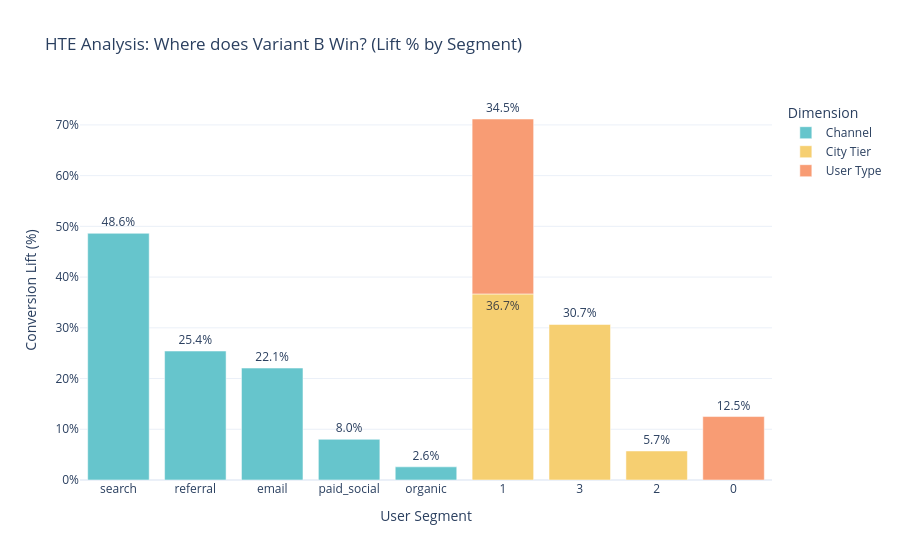

Notebook source saved alongside this figure:
### Code cell
# 1. Prepare the data for the chart
# We filter for positive lifts to show the 'Winners' clearly
plot_hte = df_hte.copy()
plot_hte['Lift %'] = plot_hte['Lift'] * 100

# 2. Create the Bar Chart
fig_hte = px.bar(
    plot_hte, 
    x='Segment', 
    y='Lift %', 
    color='Dimension',
    text='Lift %',
    title="HTE Analysis: Where does Variant B Win? (Lift % by Segment)",
    labels={'Lift %': 'Conversion Lift (%)'},
    color_discrete_sequence=px.colors.qualitative.Pastel
)

# 3. Format the chart
fig_hte.update_traces(texttemplate='%{text:.1f}%', textposition='outside')
fig_hte.update_layout(
    yaxis_ticksuffix="%", 
    xaxis_title="User Segment",
    uniformtext_minsize=8, 
    uniformtext_mode='hide',
    template='plotly_white'
)

fig_hte.show()

### Figure 1 — Plotly figure (JSON) as saved in the notebook; plotly's stock layout.template omitted (floating-point values rounded to 4 significant figures)
{"data": [{"hovertemplate": "Dimension=Channel<br>Segment=%{x}<br>Conversion Lift (%)=%{text}<extra></extra>", "legendgroup": "Channel", "marker": {"color": "rgb(102, 197, 204)", "pattern": {"shape": ""}}, "name": "Channel", "orientation": "v", "showlegend": true, "text": [48.63, 25.42, 22.07, 8.019, 2.595], "textposition": "outside", "texttemplate": "%{text:.1f}%", "type": "bar", "x": ["search", "referral", "email", "paid_social", "organic"], "xaxis": "x", "y": [48.63, 25.42, 22.07, 8.019, 2.595], "yaxis": "y"}, {"hovertemplate": "Dimension=City Tier<br>Segment=%{x}<br>Conversion Lift (%)=%{text}<extra></extra>", "legendgroup": "City Tier", "marker": {"color": "rgb(246, 207, 113)", "pattern": {"shape": ""}}, "name": "City Tier", "orientation": "v", "showlegend": true, "text": [36.68, 30.66, 5.721], "textposition": "outside", "texttemplate": "%{text:.1f}%", "type": "bar", "x": [1, 3, 2], "xaxis": "x", "y": [36.68, 30.66, 5.721], "yaxis": "y"}, {"hovertemplate": "Dimension=User Type<br>Segment=%{x}<br>Conversion Lift (%)=%{text}<extra></extra>", "legendgroup": "User Type", "marker": {"color": "rgb(248, 156, 116)", "pattern": {"shape": ""}}, "name": "User Type", "orientation": "v", "showlegend": true, "text": [34.49, 12.51], "textposition": "outside", "texttemplate": "%{text:.1f}%", "type": "bar", "x": [1, 0], "xaxis": "x", "y": [34.49, 12.51], "yaxis": "y"}], "layout": {"barmode": "relative", "legend": {"title": {"text": "Dimension"}, "tracegroupgap": 0}, "title": {"text": "HTE Analysis: Where does Variant B Win? (Lift % by Segment)"}, "uniformtext": {"minsize": 8, "mode": "hide"}, "xaxis": {"anchor": "y", "domain": [0, 1], "title": {"text": "User Segment"}}, "yaxis": {"anchor": "x", "domain": [0, 1], "ticksuffix": "%", "title": {"text": "Conversion Lift (%)"}}}}
